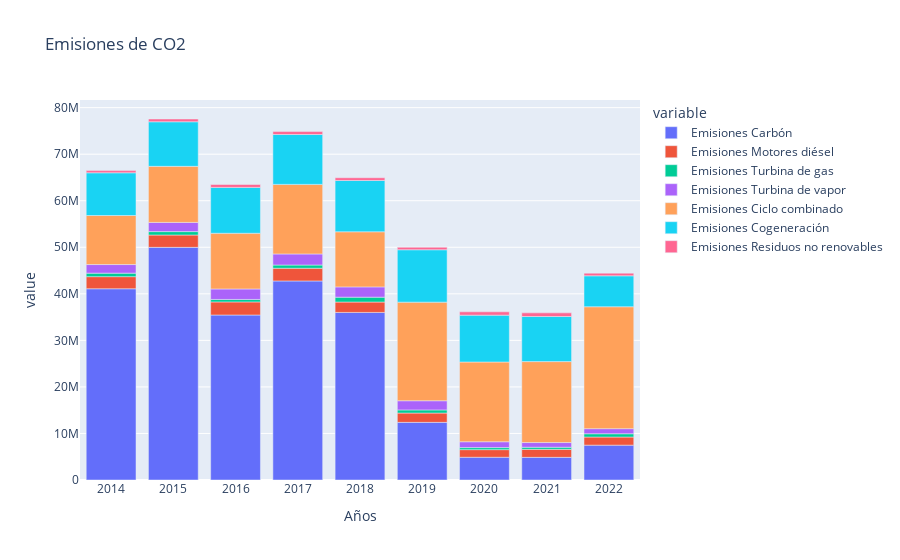

The cell this chart's notebook holds for it:
### Markdown cell above
**EMISIONES DE CO2 POR TECNOLOGÍA NO RENOVABLE Y AÑO**

### Code cell
px.bar(data_frame = emisiones,
       x          = "Años",
       y          = emisiones.columns[1:-2],
       title = "Emisiones de CO2")

### Figure 1 — Plotly figure (JSON) as saved in the notebook; plotly's stock layout.template omitted (floating-point values rounded to 4 significant figures)
{"data": [{"alignmentgroup": "True", "hovertemplate": "variable=Emisiones Carbón<br>Años=%{x}<br>value=%{y}<extra></extra>", "legendgroup": "Emisiones Carbón", "marker": {"color": "#636efa", "pattern": {"shape": ""}}, "name": "Emisiones Carbón", "offsetgroup": "Emisiones Carbón", "orientation": "v", "showlegend": true, "textposition": "auto", "type": "bar", "x": ["2014", "2015", "2016", "2017", "2018", "2019", "2020", "2021", "2022"], "xaxis": "x", "y": [41090000.0, 49990000.0, 35450000.0, 42770000.0, 36000000.0, 12380000.0, 4885000.0, 4866000.0, 7489000.0], "yaxis": "y"}, {"alignmentgroup": "True", "hovertemplate": "variable=Emisiones Motores diésel<br>Años=%{x}<br>value=%{y}<extra></extra>", "legendgroup": "Emisiones Motores diésel", "marker": {"color": "#EF553B", "pattern": {"shape": ""}}, "name": "Emisiones Motores diésel", "offsetgroup": "Emisiones Motores diésel", "orientation": "v", "showlegend": true, "textposition": "auto", "type": "bar", "x": ["2014", "2015", "2016", "2017", "2018", "2019", "2020", "2021", "2022"], "xaxis": "x", "y": [2600000.0, 2652000.0, 2812000.0, 2728000.0, 2234000.0, 1998000.0, 1641000.0, 1721000.0, 1742000.0], "yaxis": "y"}, {"alignmentgroup": "True", "hovertemplate": "variable=Emisiones Turbina de gas<br>Años=%{x}<br>value=%{y}<extra></extra>", "legendgroup": "Emisiones Turbina de gas", "marker": {"color": "#00cc96", "pattern": {"shape": ""}}, "name": "Emisiones Turbina de gas", "offsetgroup": "Emisiones Turbina de gas", "orientation": "v", "showlegend": true, "textposition": "auto", "type": "bar", "x": ["2014", "2015", "2016", "2017", "2018", "2019", "2020", "2021", "2022"], "xaxis": "x", "y": [756400.0, 726300.0, 532300.0, 692800.0, 1045000.0, 675900.0, 430900.0, 451500.0, 703600.0], "yaxis": "y"}, {"alignmentgroup": "True", "hovertemplate": "variable=Emisiones Turbina de vapor<br>Años=%{x}<br>value=%{y}<extra></extra>", "legendgroup": "Emisiones Turbina de vapor", "marker": {"color": "#ab63fa", "pattern": {"shape": ""}}, "name": "Emisiones Turbina de vapor", "offsetgroup": "Emisiones Turbina de vapor", "orientation": "v", "showlegend": true, "textposition": "auto", "type": "bar", "x": ["2014", "2015", "2016", "2017", "2018", "2019", "2020", "2021", "2022"], "xaxis": "x", "y": [1843000.0, 1978426, 2257000.0, 2380000.0, 2210000.0, 1970000.0, 1260000.0, 1008000.0, 1094299], "yaxis": "y"}, {"alignmentgroup": "True", "hovertemplate": "variable=Emisiones Ciclo combinado<br>Años=%{x}<br>value=%{y}<extra></extra>", "legendgroup": "Emisiones Ciclo combinado", "marker": {"color": "#FFA15A", "pattern": {"shape": ""}}, "name": "Emisiones Ciclo combinado", "offsetgroup": "Emisiones Ciclo combinado", "orientation": "v", "showlegend": true, "textposition": "auto", "type": "bar", "x": ["2014", "2015", "2016", "2017", "2018", "2019", "2020", "2021", "2022"], "xaxis": "x", "y": [10540000.0, 12050000.0, 11970000.0, 14940000.0, 11840000.0, 21180000.0, 17130000.0, 17390000.0, 26200000.0], "yaxis": "y"}, {"alignmentgroup": "True", "hovertemplate": "variable=Emisiones Cogeneración<br>Años=%{x}<br>value=%{y}<extra></extra>", "legendgroup": "Emisiones Cogeneración", "marker": {"color": "#19d3f3", "pattern": {"shape": ""}}, "name": "Emisiones Cogeneración", "offsetgroup": "Emisiones Cogeneración", "orientation": "v", "showlegend": true, "textposition": "auto", "type": "bar", "x": ["2014", "2015", "2016", "2017", "2018", "2019", "2020", "2021", "2022"], "xaxis": "x", "y": [9178000.0, 9576000.0, 9845000.0, 10720000.0, 11020000.0, 11250000.0, 10070000.0, 9688000.0, 6646000.0], "yaxis": "y"}, {"alignmentgroup": "True", "hovertemplate": "variable=Emisiones Residuos no renovables<br>Años=%{x}<br>value=%{y}<extra></extra>", "legendgroup": "Emisiones Residuos no renovables", "marker": {"color": "#FF6692", "pattern": {"shape": ""}}, "name": "Emisiones Residuos no renovables", "offsetgroup": "Emisiones Residuos no renovables", "orientation": "v", "showlegend": true, "textposition": "auto", "type": "bar", "x": ["2014", "2015", "2016", "2017", "2018", "2019", "2020", "2021", "2022"], "xaxis": "x", "y": [471800.0, 595200.0, 625700.0, 625900.0, 584400.0, 533400.0, 712000.0, 781000.0, 575100.0], "yaxis": "y"}], "layout": {"barmode": "relative", "legend": {"title": {"text": "variable"}, "tracegroupgap": 0}, "title": {"text": "Emisiones de CO2"}, "xaxis": {"anchor": "y", "domain": [0, 1], "title": {"text": "Años"}}, "yaxis": {"anchor": "x", "domain": [0, 1], "title": {"text": "value"}}}}
